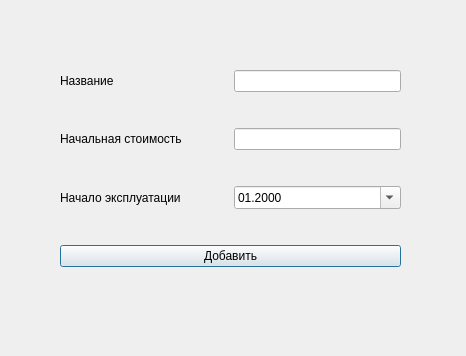
<?xml version="1.0" encoding="UTF-8"?>
<ui version="4.0">
 <class>ModificationWindow</class>
 <widget class="QWidget" name="ModificationWindow">
  <property name="windowModality">
   <enum>Qt::ApplicationModal</enum>
  </property>
  <property name="geometry">
   <rect>
    <x>0</x>
    <y>0</y>
    <width>466</width>
    <height>356</height>
   </rect>
  </property>
  <property name="minimumSize">
   <size>
    <width>466</width>
    <height>356</height>
   </size>
  </property>
  <property name="maximumSize">
   <size>
    <width>466</width>
    <height>356</height>
   </size>
  </property>
  <property name="windowTitle">
   <string>Модернизация</string>
  </property>
  <widget class="QWidget" name="layoutWidget">
   <property name="geometry">
    <rect>
     <x>60</x>
     <y>40</y>
     <width>341</width>
     <height>261</height>
    </rect>
   </property>
   <layout class="QVBoxLayout" name="verticalLayout">
    <item>
     <layout class="QHBoxLayout" name="horizontalLayout">
      <item>
       <widget class="QLabel" name="label">
        <property name="sizePolicy">
         <sizepolicy hsizetype="Expanding" vsizetype="Preferred">
          <horstretch>0</horstretch>
          <verstretch>0</verstretch>
         </sizepolicy>
        </property>
        <property name="text">
         <string>Название</string>
        </property>
       </widget>
      </item>
      <item>
       <widget class="QLineEdit" name="nameLine"/>
      </item>
     </layout>
    </item>
    <item>
     <layout class="QHBoxLayout" name="horizontalLayout_3">
      <item>
       <widget class="QLabel" name="label_3">
        <property name="sizePolicy">
         <sizepolicy hsizetype="Expanding" vsizetype="Preferred">
          <horstretch>0</horstretch>
          <verstretch>0</verstretch>
         </sizepolicy>
        </property>
        <property name="text">
         <string>Начальная стоимость</string>
        </property>
       </widget>
      </item>
      <item>
       <widget class="QLineEdit" name="costLine"/>
      </item>
     </layout>
    </item>
    <item>
     <layout class="QHBoxLayout" name="horizontalLayout_6">
      <item>
       <widget class="QLabel" name="label_6">
        <property name="sizePolicy">
         <sizepolicy hsizetype="Expanding" vsizetype="Preferred">
          <horstretch>0</horstretch>
          <verstretch>0</verstretch>
         </sizepolicy>
        </property>
        <property name="text">
         <string>Начало эксплуатации</string>
        </property>
       </widget>
      </item>
      <item>
       <widget class="QDateEdit" name="dateEdit">
        <property name="sizePolicy">
         <sizepolicy hsizetype="Expanding" vsizetype="Fixed">
          <horstretch>0</horstretch>
          <verstretch>0</verstretch>
         </sizepolicy>
        </property>
        <property name="displayFormat">
         <string>MM.yyyy</string>
        </property>
        <property name="calendarPopup">
         <bool>true</bool>
        </property>
       </widget>
      </item>
     </layout>
    </item>
    <item>
     <widget class="QPushButton" name="addButton">
      <property name="text">
       <string>Добавить</string>
      </property>
      <property name="default">
       <bool>true</bool>
      </property>
     </widget>
    </item>
   </layout>
  </widget>
 </widget>
 <resources/>
 <connections/>
</ui>
